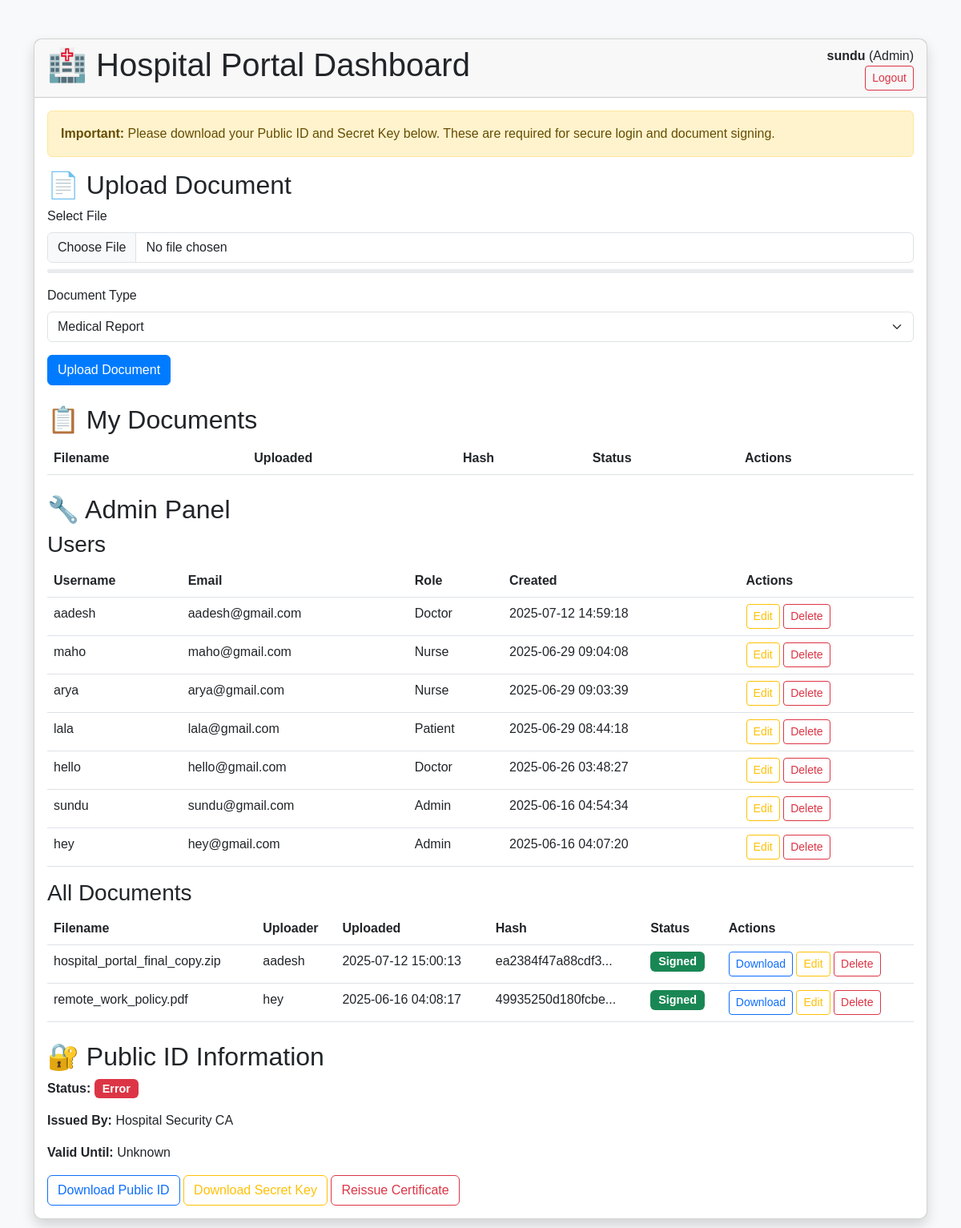
/dashboard (signed in), run on the app's committed database.
### tables this page shows
CREATE TABLE users (
                id INTEGER PRIMARY KEY AUTOINCREMENT,
                username TEXT UNIQUE NOT NULL,
                email TEXT UNIQUE NOT NULL,
                password_hash TEXT NOT NULL,
                role TEXT NOT NULL,
                certificate_path TEXT,
                private_key_path TEXT,
                keys_downloaded INTEGER DEFAULT 0,
                created_at TIMESTAMP DEFAULT CURRENT_TIMESTAMP
            );

CREATE TABLE documents (
                id INTEGER PRIMARY KEY AUTOINCREMENT,
                filename TEXT NOT NULL,
                original_filename TEXT NOT NULL,
                file_path TEXT NOT NULL,
                file_hash TEXT NOT NULL,
                uploader_id INTEGER NOT NULL,
                signature TEXT,
                signer_certificate TEXT,
                created_at TIMESTAMP DEFAULT CURRENT_TIMESTAMP,
                FOREIGN KEY (uploader_id) REFERENCES users (id)
            );

### app.py (the view)
@app.route('/dashboard')
def dashboard():
    if 'user_id' not in session:
        return redirect(url_for('index'))
    conn = sqlite3.connect(DATABASE)
    cursor = conn.cursor()
    cursor.execute(
        'SELECT id, filename, original_filename, file_hash, signature, created_at FROM documents WHERE uploader_id = ? ORDER BY created_at DESC',
        (session['user_id'],)
    )
    documents = [
        {'id': row[0], 'filename': row[1], 'original_filename': row[2], 'file_hash': row[3], 'signature': row[4], 'created_at': row[5]}
        for row in cursor.fetchall()
    ]
    cursor.execute('SELECT certificate_path, keys_downloaded FROM users WHERE id = ?', (session['user_id'],))
    user_data = cursor.fetchone()
    all_users = []
    all_documents = []
    if session.get('role') == 'Admin':
        cursor.execute('SELECT id, username, email, role, created_at FROM users ORDER BY created_at DESC')
        all_users = [
            {'id': row[0], 'username': row[1], 'email': row[2], 'role': row[3], 'created_at': row[4]}
            for row in cursor.fetchall()
        ]
        cursor.execute('''
            SELECT d.id, d.filename, d.original_filename, d.file_hash, d.signature, d.created_at, u.username
            FROM documents d JOIN users u ON d.uploader_id = u.id ORDER BY d.created_at DESC
        ''')
        all_documents = [
            {'id': row[0], 'filename': row[1], 'original_filename': row[2], 'file_hash': row[3], 'signature': row[4], 'created_at': row[5], 'uploader': row[6]}
            for row in cursor.fetchall()
        ]
    conn.close()
    cert_expiry = None
    cert_status = 'Valid & Verified'
    if user_data[0]:
        try:
            with open(user_data[0], 'rb') as f:
                cert_data = f.read()
                cert = x509.load_pem_x509_certificate(cert_data, default_backend())
                cert_expiry = cert.not_valid_after.isoformat()
                if not ca.verify_certificate(cert_data):
                    cert_status = 'Not Trusted'
        except Exception as e:
            logger.error(f"Error reading certificate: {str(e)}")
            cert_status = 'Error'
    keys_downloaded = user_data[1]
    return render_template(
        'dashboard.html',
        documents=documents,
        all_users=all_users,
        all_documents=all_documents,
        session=session,
        cert_expiry=cert_expiry,
        keys_downloaded=keys_downloaded,
        cert_status=cert_status
    )

### app.py (called while the page is built)
@app.after_request
def after_request(response):
    response.headers['X-Content-Type-Options'] = 'nosniff'
    response.headers['X-Frame-Options'] = 'DENY'
    response.headers['X-XSS-Protection'] = '1; mode=block'
    response.headers['Strict-Transport-Security'] = 'max-age=31536000; includeSubDomains'
    return response

### templates/dashboard.html (shortened to what this page needs)
<!DOCTYPE html>
<html lang="en">
<head>
    <link href="https://cdn.jsdelivr.net/npm/bootstrap@5.3.0/dist/css/bootstrap.min.css" rel="stylesheet">
    <link rel="stylesheet" href="{{ url_for('static', filename='css/style.css') }}">
</head>
<body class="bg-light">
    <div class="container py-5">
        <div class="card shadow">
            <div class="card-header d-flex justify-content-between align-items-center">
                <h1>🏥 Hospital Portal Dashboard</h1>
                <div class="text-end">
                    <strong>{{ session.username }}</strong> ({{ session.role }})<br>
                    <a href="{{ url_for('logout') }}" class="btn btn-outline-danger btn-sm">Logout</a>
                </div>
            </div>
            <div class="card-body">
                {% if not keys_downloaded %}
                <div class="alert alert-warning">
                    <strong>Important:</strong> Please download your Public ID and Secret Key below. These are required for secure login and document signing.
                </div>
                {% endif %}
                <div class="mb-4">
                    <h2>📄 Upload Document</h2>
                    <form id="uploadForm" enctype="multipart/form-data">
                        <div class="mb-3">
                            <label for="file" class="form-label">Select File</label>
                            <input type="file" class="form-control" id="file" name="file" required>
                            <div class="progress mt-2" style="height: 5px;">
                            </div>
                        </div>
                        <div class="mb-3">
                            <label for="doc_type" class="form-label">Document Type</label>
                            <select class="form-select" id="doc_type" name="doc_type">
                                <option value="Medical Report">Medical Report</option>
                            </select>
                        </div>
                        <button type="submit" class="btn btn-primary">Upload Document</button>
                    </form>
                </div>
                <div class="mb-4">
                    <h2>📋 My Documents</h2>
                    <table class="table table-hover">
                        <thead>
                            <tr>
                                <th scope="col">Filename</th>
                                <th scope="col">Uploaded</th>
                                <th scope="col">Hash</th>
                                <th scope="col">Status</th>
                                <th scope="col">Actions</th>
                            </tr>
                        </thead>
                    </table>
                </div>
                {% if session.role == 'Admin' %}
                <div class="mb-4">
                    <h2>🔧 Admin Panel</h2>
                    <h3>Users</h3>
                    <table class="table table-hover">
                        <thead>
                            <tr>
                                <th scope="col">Username</th>
                                <th scope="col">Email</th>
                                <th scope="col">Role</th>
                                <th scope="col">Created</th>
                                <th scope="col">Actions</th>
                            </tr>
                        </thead>
                        <tbody>
                            {% for user in all_users %}
                            <tr>
                                <td>{{ user.username }}</td>
                                <td>{{ user.email }}</td>
                                <td>{{ user.role }}</td>
                                <td>{{ user.created_at }}</td>
                                <td>
                                    <button class="btn btn-sm btn-outline-warning edit-user-btn" data-user-id="{{ user.id }}" data-username="{{ user.username }}" data-email="{{ user.email }}" data-role="{{ user.role }}">Edit</button>
                                    <button class="btn btn-sm btn-outline-danger delete-user-btn" data-user-id="{{ user.id }}" data-username="{{ user.username }}">Delete</button>
                                </td>
                            </tr>
                            {% endfor %}
                        </tbody>
                    </table>
                    <h3>All Documents</h3>
                    <table class="table table-hover">
                        <thead>
                            <tr>
                                <th scope="col">Filename</th>
                                <th scope="col">Uploader</th>
                                <th scope="col">Uploaded</th>
                                <th scope="col">Hash</th>
                                <th scope="col">Status</th>
                                <th scope="col">Actions</th>
                            </tr>
                        </thead>
                        <tbody>
                            {% for doc in all_documents %}
                            <tr>
                                <td>{{ doc.original_filename }}</td>
                                <td>{{ doc.uploader }}</td>
                                <td>{{ doc.created_at }}</td>
                                <td>{{ doc.file_hash[:16] }}...</td>
                                <td>
                                    <span class="badge {% if doc.signature %}bg-success{% else %}bg-danger{% endif %}">
                                        {% if doc.signature %}Signed{% else %}Unsigned{% endif %}
                                    </span>
                                </td>
                                <td>
                                    <a href="{{ url_for('download_document', doc_id=doc.id) }}" class="btn btn-sm btn-outline-primary">Download</a>
                                    <button class="btn btn-sm btn-outline-warning edit-doc-btn" data-doc-id="{{ doc.id }}" data-filename="{{ doc.original_filename }}">Edit</button>
                                    <button class="btn btn-sm btn-outline-danger delete-doc-btn" data-doc-id="{{ doc.id }}" data-filename="{{ doc.original_filename }}">Delete</button>
                                </td>
                            </tr>
                            {% endfor %}
                        </tbody>
                    </table>
                </div>
                {% endif %}
                <div>
                    <h2>🔐 Public ID Information</h2>
                    <p><strong>Status:</strong> <span class="badge {% if cert_status == 'Valid & Verified' %}bg-success{% else %}bg-danger{% endif %}">{{ cert_status }}</span></p>
                    <p><strong>Issued By:</strong> Hospital Security CA</p>
                    <p><strong>Valid Until:</strong> {{ cert_expiry or 'Unknown' }}</p>
                    <a href="{{ url_for('download_certificate') }}" class="btn btn-outline-primary">Download Public ID</a>
                    <button class="btn btn-outline-warning" data-bs-toggle="modal" data-bs-target="#secretKeyModal">Download Secret Key</button>
                    <button class="btn btn-outline-danger" data-bs-toggle="modal" data-bs-target="#reissueCertModal">Reissue Certificate</button>
                </div>
            </div>
        </div>
    </div>
</body>
</html>

### static/css/style.css (style rules this page uses)
body { font-family: 'Arial', sans-serif; background-color: #f0f2f5; }
.card { border-radius: 10px; box-shadow: 0 4px 8px rgba(0, 0, 0, 0.1); }
.btn-primary { background-color: #007bff; border-color: #007bff; transition: all 0.3s ease; }
.badge { padding: 5px 10px; font-size: 0.9em; }
.progress { background-color: #e9ecef; }

### data on the page
users: username "sundu", email "sundu@gmail.com", role "Admin", created_at "2025-06-16 04:54:34"
users: username "aadesh", email "aadesh@gmail.com", role "Doctor", created_at "2025-07-12 14:59:18"
users: username "maho", email "maho@gmail.com", role "Nurse", created_at "2025-06-29 09:04:08"
users: username "arya", email "arya@gmail.com", role "Nurse", created_at "2025-06-29 09:03:39"
users: username "lala", email "lala@gmail.com", role "Patient", created_at "2025-06-29 08:44:18"
users: username "hello", email "hello@gmail.com", role "Doctor", created_at "2025-06-26 03:48:27"
users: username "hey", email "hey@gmail.com", role "Admin", created_at "2025-06-16 04:07:20"
documents: original_filename "hospital_portal_final_copy.zip", uploader "aadesh", created_at "2025-07-12 15:00:13", file_hash "ea2384f47a88cdf3", shows "Signed"
documents: original_filename "remote_work_policy.pdf", uploader "hey", created_at "2025-06-16 04:08:17", file_hash "49935250d180fcbe", shows "Signed"

### other printed values
{{ session.role }} "Admin"
{{ cert_status }} "Error"
{{ cert_expiry or 'Unknown' }} "Unknown"
